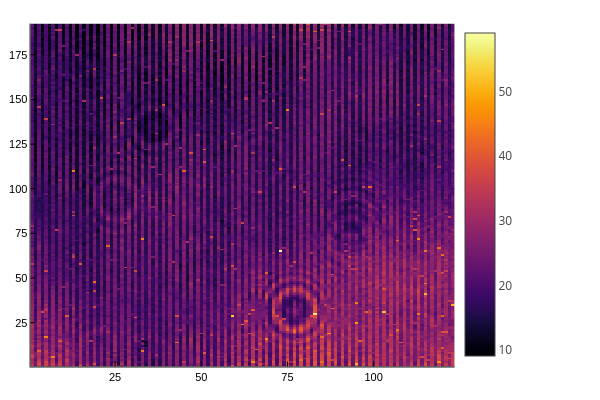

Notebook cell for this chart:
### Code cell
tcspc_var = map(pixel -> var(pixel[1],mean=pixel[2]), zip(tcspc_stream, peaks))
tcspc_std = map(pixel -> std(pixel[1],mean=pixel[2]), zip(tcspc_stream, peaks))
#typeof(peaks)
heatmap(map(peak -> minimum([peak, 150.0]), peaks[:, 5:127]))

### Figure 1 — Plotly figure (JSON) as saved in the notebook; plotly's stock layout.template omitted (floating-point values rounded to 4 significant figures; data arrays with more than 128 entries replaced by an {"elided": "..."} marker saying what was removed)
{"data": [{"colorbar": {"len": 0.9525, "title": "", "x": 0.7578, "y": 0.5139}, "colorscale": {"elided": "256x2 mixed values"}, "name": "y1", "showlegend": false, "showscale": true, "type": "heatmap", "x": [0.5, 1.5, 2.5, 3.5, 4.5, 5.5, 6.5, 7.5, 8.5, 9.5, 10.5, 11.5, 12.5, 13.5, 14.5, 15.5, 16.5, 17.5, 18.5, 19.5, 20.5, 21.5, 22.5, 23.5, 24.5, 25.5, 26.5, 27.5, 28.5, 29.5, 30.5, 31.5, 32.5, 33.5, 34.5, 35.5, 36.5, 37.5, 38.5, 39.5, 40.5, 41.5, 42.5, 43.5, 44.5, 45.5, 46.5, 47.5, 48.5, 49.5, 50.5, 51.5, 52.5, 53.5, 54.5, 55.5, 56.5, 57.5, 58.5, 59.5, 60.5, 61.5, 62.5, 63.5, 64.5, 65.5, 66.5, 67.5, 68.5, 69.5, 70.5, 71.5, 72.5, 73.5, 74.5, 75.5, 76.5, 77.5, 78.5, 79.5, 80.5, 81.5, 82.5, 83.5, 84.5, 85.5, 86.5, 87.5, 88.5, 89.5, 90.5, 91.5, 92.5, 93.5, 94.5, 95.5, 96.5, 97.5, 98.5, 99.5, 100.5, 101.5, 102.5, 103.5, 104.5, 105.5, 106.5, 107.5, 108.5, 109.5, 110.5, 111.5, 112.5, 113.5, 114.5, 115.5, 116.5, 117.5, 118.5, 119.5, 120.5, 121.5, 122.5, 123.5], "xaxis": "x", "y": {"elided": "193 float values"}, "yaxis": "y", "z": {"elided": "192x123 int values"}, "zmax": 59, "zmin": 9}], "layout": {"annotations": [], "height": 400, "legend": {"bgcolor": "rgba(255, 255, 255, 1.000)", "bordercolor": "rgba(0, 0, 0, 1.000)", "borderwidth": 1, "font": {"color": "rgba(0, 0, 0, 1.000)", "family": "sans-serif", "size": 11}, "title": {"font": {"color": "rgba(0, 0, 0, 1.000)", "family": "sans-serif", "size": 15}, "text": ""}, "tracegroupgap": 0, "traceorder": "normal", "x": 1, "xanchor": "auto", "y": 1, "yanchor": "auto"}, "margin": {"b": 20, "l": 0, "r": 0, "t": 20}, "paper_bgcolor": "rgba(255, 255, 255, 1.000)", "plot_bgcolor": "rgba(255, 255, 255, 1.000)", "showlegend": true, "width": 600, "xaxis": {"anchor": "y", "domain": [0.05101, 0.7578], "gridcolor": "rgba(0, 0, 0, 0.100)", "gridwidth": 0.5, "linecolor": "rgba(0, 0, 0, 1.000)", "mirror": false, "range": [0.5, 123.5], "showgrid": true, "showline": true, "showticklabels": true, "tickangle": 0, "tickcolor": "rgb(0, 0, 0)", "tickfont": {"color": "rgba(0, 0, 0, 1.000)", "family": "sans-serif", "size": 11}, "tickmode": "array", "ticks": "inside", "ticktext": ["25", "50", "75", "100"], "tickvals": [25, 50, 75, 100], "title": "", "titlefont": {"color": "rgba(0, 0, 0, 1.000)", "family": "sans-serif", "size": 15}, "type": "-", "visible": true, "zeroline": false, "zerolinecolor": "rgba(0, 0, 0, 1.000)"}, "yaxis": {"anchor": "x", "domain": [0.03762, 0.9902], "gridcolor": "rgba(0, 0, 0, 0.100)", "gridwidth": 0.5, "linecolor": "rgba(0, 0, 0, 1.000)", "mirror": false, "range": [0.5, 192.5], "showgrid": true, "showline": true, "showticklabels": true, "tickangle": 0, "tickcolor": "rgb(0, 0, 0)", "tickfont": {"color": "rgba(0, 0, 0, 1.000)", "family": "sans-serif", "size": 11}, "tickmode": "array", "ticks": "inside", "ticktext": ["25", "50", "75", "100", "125", "150", "175"], "tickvals": [25, 50, 75, 100, 125, 150, 175], "title": "", "titlefont": {"color": "rgba(0, 0, 0, 1.000)", "family": "sans-serif", "size": 15}, "type": "-", "visible": true, "zeroline": false, "zerolinecolor": "rgba(0, 0, 0, 1.000)"}}}
